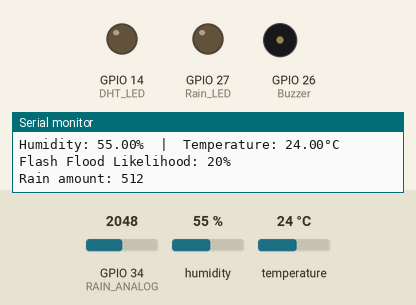
Bench run of a sketch on a simulated ESP32. Shown: output pins drawn as LEDs (lit = HIGH), buzzer (waves = sounding, pin HIGH), the last lines printed to the serial monitor. Inputs (shaded band) come from the test bench; at power-on: GPIO 34 (RAIN_ANALOG) = 2048, humidity 55 %, temperature 24 °C (analog values on the 0–4095 scale).

Above: at 6.8 s.
6.9 s: GPIO 34 (RAIN_ANALOG) set to 2940
11.4 s: GPIO 34 (RAIN_ANALOG) set to 3071
At 11.9 s:
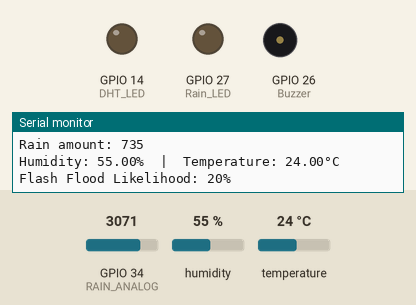
15.9 s: GPIO 34 (RAIN_ANALOG) set to 2960
At 18.4 s:
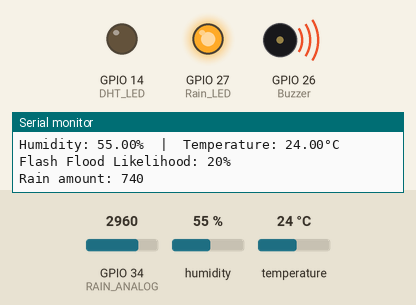
24.5 s: GPIO 34 (RAIN_ANALOG) set to 3040
At 25.2 s:
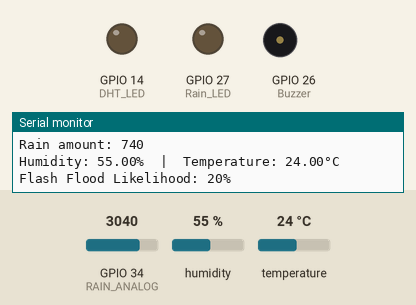
Timing chart, 0 to 27.5 s (numbered marks = the images above; inputs shaded):
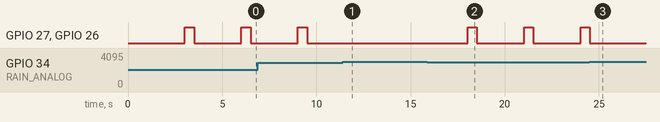

The sketch:

DHT11_raindrop_functional_esp32.ino
```cpp
#include <DHT.h>

// Pin Definitions
#define RAIN_ANALOG 34         // Analog pin for rain sensor
#define Buzzer 26              // Digital pin for buzzer
#define DHT_SENSOR_PIN  13     // ESP32 pin GPIO13 connected to DHT11 sensor
#define DHT_SENSOR_TYPE DHT11  // Define DHT sensor type
#define Rain_LED 27            // LED for rain alert
#define DHT_LED 14             // LED for flash flood probability

// Initialize the DHT sensor
DHT dht_sensor(DHT_SENSOR_PIN, DHT_SENSOR_TYPE);

// Timing variables
unsigned long lastFlashTime = 0;    // Timing for LED flashing
unsigned long lastBuzzerTime = 0;   // Timing for buzzer alerts
unsigned long lastMeasurementTime = 0; // Timing for measurements
bool buzzerState = false;           // State of the buzzer

void setup() {
  // Initialize serial communication
  Serial.begin(9600);

  // Initialize rain sensor and buzzer
  pinMode(RAIN_ANALOG, INPUT);
  analogReadResolution(10);    // Set ADC resolution to 10 bits
  pinMode(Buzzer, OUTPUT);
  pinMode(Rain_LED, OUTPUT);
  pinMode(DHT_LED, OUTPUT);

  // Initialize the DHT sensor
  dht_sensor.begin();

  Serial.println("Flash Flood Monitoring System Initialized");
}

void loop() {
  unsigned long currentTime = millis(); // Get the current time

  // Take measurements every 3 seconds
  if (currentTime - lastMeasurementTime >= 3000) {
    lastMeasurementTime = currentTime;

    // Read sensor data
    int rain_amount = analogRead(RAIN_ANALOG);
    float temperature = dht_sensor.readTemperature();
    float humidity = dht_sensor.readHumidity();

    // Print rain amount
    Serial.print("Rain amount: ");
    Serial.println(rain_amount);

    // Rain alert
    if (rain_amount < 750) {
      rainAlert();
    }

    // Check sensor validity
    if (isnan(temperature) || isnan(humidity)) {
      Serial.println("Error: Invalid temperature or humidity reading!");
      return; // Skip further processing if readings are invalid
    }
    // Print temperature and humidity
    Serial.print("Humidity: ");
    Serial.print(humidity);
    Serial.print("%  |  Temperature: ");
    Serial.print(temperature);
    Serial.println("°C");

    // Calculate flash flood likelihood
    int flashFloodLikelihood = calculateFloodLikelihood(temperature, humidity);

    // Flash LED and trigger buzzer based on likelihood
    flashLED(flashFloodLikelihood);
    floodBuzzerAlert(flashFloodLikelihood);
  }

  // Keep checking LED flashing and buzzer alerts outside of the 3-second interval
  flashLED(0); // Default to no flashing if not called in calculation
  floodBuzzerAlert(0); // Default to no buzzing if not called in calculation
}

// Function to calculate flash flood likelihood
int calculateFloodLikelihood(float temperature, float humidity) {
  int likelihood = 0;

  if (humidity >= 50) {
    if (humidity < 60) likelihood = 20;
    else if (humidity < 80) likelihood = 50;
    else likelihood = 80;

    // Adjust likelihood based on temperature
    if (temperature < 20) likelihood += 10;
    if (temperature > 30) likelihood -= 10;
    if (temperature > 35) likelihood -= 10;

    // Ensure bounds
    if (likelihood > 100) likelihood = 100;
    if (likelihood < 0) likelihood = 0;
  }

  Serial.print("Flash Flood Likelihood: ");
  Serial.print(likelihood);
  Serial.println("%");

  return likelihood;
}

// Function to alert for rain
void rainAlert() {
  digitalWrite(Rain_LED, HIGH);
  digitalWrite(Buzzer, HIGH);
  delay(500);
  digitalWrite(Rain_LED, LOW);
  digitalWrite(Buzzer, LOW);
  delay(500);
}

// Function to flash LED based on likelihood
void flashLED(int likelihood) {
  if (likelihood < 70) {
    digitalWrite(DHT_LED, LOW); // Ensure the LED is off
    return; // Exit the function
  }

  unsigned long currentTime = millis();
  int blinkDelay = 1000; // Default delay

  if (likelihood >= 70 && likelihood < 80) blinkDelay = 1000;
  else if (likelihood >= 80) blinkDelay = 500;

  if (currentTime - lastFlashTime >= blinkDelay) {
    digitalWrite(DHT_LED, !digitalRead(DHT_LED)); // Toggle LED
    lastFlashTime = currentTime;
  }
}

// Function to alert with buzzer based on flood likelihood
void floodBuzzerAlert(int likelihood) {
  unsigned long currentTime = millis();

  if (likelihood >= 70 && likelihood < 80) {
    if (currentTime - lastBuzzerTime >= 1000) {
      buzzerState = !buzzerState;
      digitalWrite(Buzzer, buzzerState ? HIGH : LOW);
      if (!buzzerState) lastBuzzerTime = currentTime;
    }
  } else if (likelihood >= 80) {
    if (currentTime - lastBuzzerTime >= 500) {
      buzzerState = !buzzerState;
      digitalWrite(Buzzer, buzzerState ? HIGH : LOW);
      if (!buzzerState) lastBuzzerTime = currentTime;
    }
  } else {
    digitalWrite(Buzzer, LOW); // Turn off buzzer if likelihood is low
  }
}
```

Measured:
- after the input at 11.4 s, GPIO 27 (Rain_LED), GPIO 26 (Buzzer): stops changing and stays LOW
- after the input at 15.9 s, GPIO 27 (Rain_LED), GPIO 26 (Buzzer): alternates HIGH for 0.50 s and LOW for 2.5 s, starting after 2.1 s
- after the input at 24.5 s, GPIO 27 (Rain_LED), GPIO 26 (Buzzer): goes on until 24.5 s, then stays LOW
- by itself, GPIO 27 (Rain_LED), GPIO 26 (Buzzer): alternates HIGH for 0.50 s and LOW for 2.5 s
